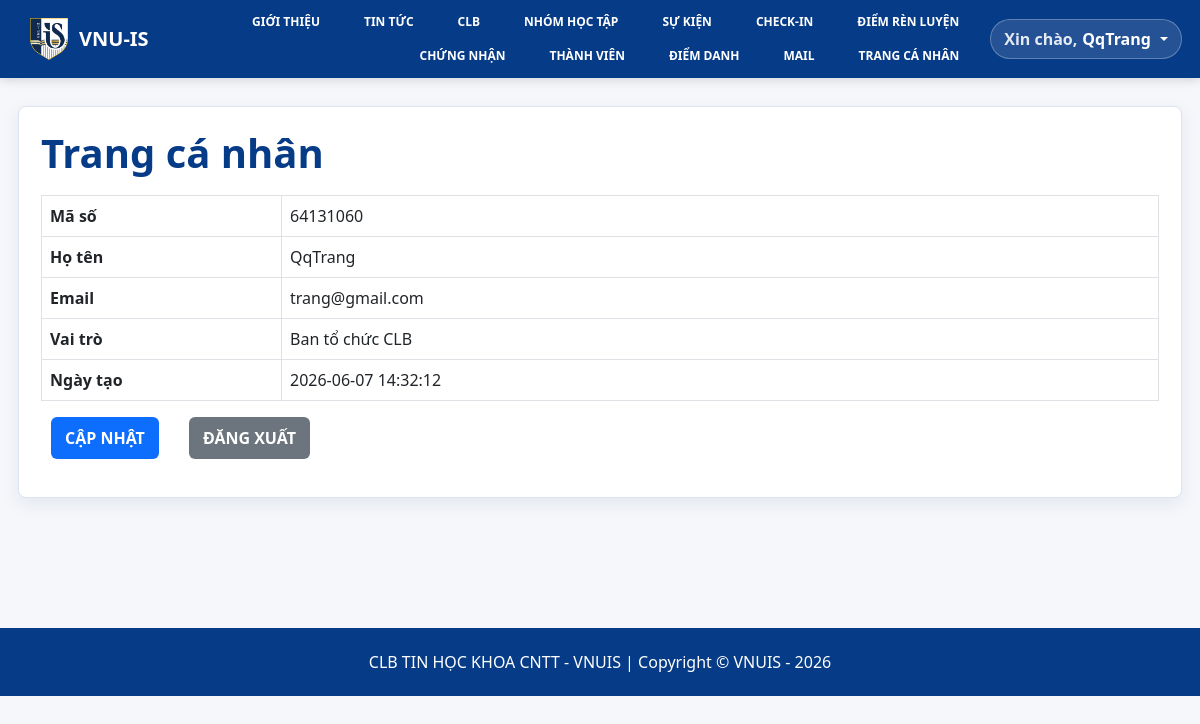
The page /ThanhVien_Assitant_64131060/Assitant_Page_64131060 (signed in) on the database its author committed.
### tables this page shows
CREATE TABLE ThanhVien (
    MaThanhVien VARCHAR(50) PRIMARY KEY,
    HoTen VARCHAR(100) NOT NULL,
    Email VARCHAR(100) UNIQUE NOT NULL,
    MatKhau VARCHAR(255) NOT NULL,
    MaVaiTro VARCHAR(50) NOT NULL,
    NgayTao DATETIME DEFAULT CURRENT_TIMESTAMP,
    CONSTRAINT fk_thanhvien_vaitro FOREIGN KEY (MaVaiTro) REFERENCES VaiTro(MaVaiTro)
);

CREATE TABLE VaiTro (
    MaVaiTro VARCHAR(50) PRIMARY KEY,
    TenVaiTro VARCHAR(50) NOT NULL
);

### app/controllers/ThanhVien_Assitant_64131060Controller.php (called while the page is built, shortened)
<?php
class ThanhVien_Assitant_64131060Controller extends Controller
{
    private string $controllerName = 'ThanhVien_Assitant_64131060';
    public function Assitant_Page_64131060(): void { $this->renderProfile($this->controllerName, 'Edit_Assistant_64131060'); }
}

### app/core/Router.php (called while the page is built, shortened)
<?php
class Router
{
    public function dispatch(): void
    {
        $path = trim($_GET['url'] ?? '', '/');
        $parts = $path === '' ? [] : array_values(array_filter(explode('/', $path), fn($part) => $part !== ''));
        $controller = $this->clean($parts[0] ?? 'TrangChu_64131060');
        $action = $this->clean($parts[1] ?? $controller);
        $params = array_slice($parts, 2);
        $instance = new $class();
        call_user_func_array([$instance, $action], $params);
    }
    private function clean(string $value): string
    {
        return preg_replace('/[^A-Za-z0-9_]/', '', $value) ?: 'TrangChu_64131060';
    }
}

### public/index.php (called while the page is built, shortened)
<?php
require_once APP_PATH . '/core/helpers.php';
require_once APP_PATH . '/core/Database.php';
require_once APP_PATH . '/core/Controller.php';
require_once APP_PATH . '/core/Repository.php';
require_once APP_PATH . '/core/Validator.php';
require_once APP_PATH . '/core/Router.php';
(new Router())->dispatch();

### app/core/helpers.php (called while the page is built, shortened)
<?php
function h($value): string
{
    return htmlspecialchars((string)($value ?? ''), ENT_QUOTES, 'UTF-8');
}
function base_url(string $path = ''): string
{
    $script = $_SERVER['SCRIPT_NAME'] ?? '/index.php';
    $base = rtrim(str_replace('\\', '/', dirname($script)), '/');
    if ($base === '' || $base === '.') {
        $base = '';
    }
    return $base . ($path !== '' ? '/' . ltrim($path, '/') : '');
}
function url_for(string $controller, string $action = '', array $params = []): string
{
    $path = trim($controller, '/');
    if ($action !== '') {
        $path .= '/' . trim($action, '/');
    }
    $url = base_url($path);
    return $params ? $url . '?' . http_build_query($params) : $url;
}
function current_email(): ?string
{
    return $_SESSION['Email'] ?? null;
}

### app/core/Repository.php (called while the page is built, shortened)
<?php
class Repository
{
    private PDO $db;
    public function __construct()
    {
        $this->db = Database::connection();
    }
    private function fetchOne(string $sql, array $params = []): ?array
    {
        $stmt = $this->db->prepare($sql);
        $stmt->execute($params);
        $row = $stmt->fetch();
        return $row ?: null;
    }
}

### app/config/database.php (called while the page is built)
<?php
return [
    'host' => 'localhost',
    'database' => 'clbtinhoc_64131060',
    'username' => 'root',
    'password' => '',
    'charset' => 'utf8mb4',
];

### app/core/Database.php (called while the page is built)
<?php
class Database
{
    private static ?PDO $connection = null;
    public static function connection(): PDO
    {
        if (self::$connection === null) {
            $config = require APP_PATH . '/config/database.php';
            $dsn = sprintf('mysql:host=%s;dbname=%s;charset=%s', $config['host'], $config['database'], $config['charset']);
            self::$connection = new PDO($dsn, $config['username'], $config['password'], [
                PDO::ATTR_ERRMODE => PDO::ERRMODE_EXCEPTION,
                PDO::ATTR_DEFAULT_FETCH_MODE => PDO::FETCH_ASSOC,
                PDO::ATTR_EMULATE_PREPARES => false,
            ]);
        }
        return self::$connection;
    }
}

### app/core/repository/MemberRepositoryTrait.php (called while the page is built, shortened)
<?php
trait MemberRepositoryTrait
{
    public function findMemberByEmail(?string $email): ?array
    {
        return $this->fetchOne('SELECT ThanhVien.*, VaiTro.TenVaiTro
            FROM ThanhVien
            LEFT JOIN VaiTro ON VaiTro.MaVaiTro = ThanhVien.MaVaiTro
            WHERE ThanhVien.Email = :email
            LIMIT 1', ['email' => $email]);
    }
}

### app/views/generic/profile.php (the view, shortened to what this page needs)
<section class="panel">
    <h1 class="page-title"><?= h($data['title']) ?></h1>
    <table class="table table-bordered">
        <?php foreach ($data['cfg']['list'] as $field => $label): ?>
            <tr><th style="width:240px;"><?= h($label) ?></th><td><?= h($data['row'][$field] ?? '') ?></td></tr>
        <?php endforeach; ?>
    </table>
    <div class="toolbar">
        <a class="btn-main" href="<?= url_for($data['controller'], $data['editAction'], ['MaThanhVien' => $data['row']['MaThanhVien']]) ?>">CẬP NHẬT</a>
        <a class="btn-back" href="<?= url_for('Login_64131060', 'Logout_64131060') ?>">ĐĂNG XUẤT</a>
    </div>
</section>

### public/Content/Site.css (style rules this page uses)
﻿ html, body { font-family: "Segoe UI", Tahoma, Arial, sans-serif; }

### public/Content/StyleAdmin.css (style rules this page uses)
a { text-decoration: none; color: white; margin-inline: 10px; }

### app/views/layouts/main.php (style rules this page uses)
body { font-family: "Segoe UI", Tahoma, Arial, sans-serif; background: #f5f7fb; color: #16213e; }
a { text-decoration: none; }
.panel { background: #fff; border: 1px solid #dce4f2; border-radius: 8px; padding: 22px; box-shadow: 0 6px 18px rgba(15, 42, 80, .08); }
.page-title { font-weight: 800; color: #063b87; margin-bottom: 18px; }
.toolbar { display: flex; gap: 10px; flex-wrap: wrap; margin-bottom: 16px; }
.btn-main, .btn-back, .btn-danger-soft { border: 0; border-radius: 6px; padding: 9px 14px; font-weight: 700; display: inline-block; }
.btn-main { background: #0d6efd; color: #fff; }
.btn-back { background: #6c757d; color: #fff; }
td { vertical-align: middle; }

### rows shown on the page
thanhvien: MaThanhVien "64131060", HoTen "QqTrang", Email "trang@gmail.com", MaVaiTro.TenVaiTro "Ban tổ chức CLB", NgayTao "2026-06-07 14:32:12"

### other values the page prints
current_user_name() "QqTrang"
$data['title'] "Trang cá nhân"
$label "Mã số"
$label "Họ tên"
$label "Email"
$label "Vai trò"
$label "Ngày tạo"
